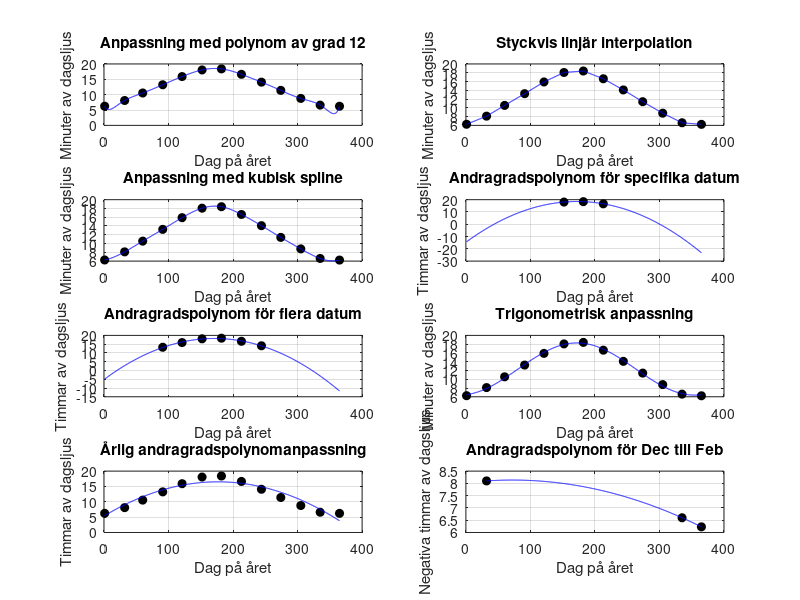

Here is the MATLAB script that generated this plot:
    clc;
    disp("Interpolation och linjära minsta kvadratmetoden");

    % Inledande Data
    datum = [1, 32, 60, 91, 121, 152, 182, 213, 244, 274, 305, 335, 365];
    tid = [6.25, 8.1, 10.55, 13.23, 15.9, 18.06, 18.4, 16.63, 14.08, 11.4, 8.78, 6.6, 6.23];
    x_plot = linspace(min(datum), max(datum), 1000);

    % Samla alla data och plotta i en enda figur
    figure;

    % 1. Polynom av grad 12
    subplot(4, 2, 1);
    warning('off', 'all'); % Stäng av varningar
    p12 = polyfit(datum, tid, 12);
    warning('on', 'all'); % Slå på varningar igen
    y12 = polyval(p12, x_plot);
    plot(datum, tid, 'ko', 'MarkerFaceColor', 'k', 'DisplayName', 'Data'); hold on;
    plot(x_plot, y12, 'b-', 'DisplayName', 'Polynom av grad 12');
    xlabel('Dag på året');
    ylabel('Minuter av dagsljus');
    title('Anpassning med polynom av grad 12');
    grid on;
    hold off;

    % 2. Styckvis linjär interpolation
    subplot(4, 2, 2);
    y_linear = interp1(datum, tid, x_plot, 'linear');
    plot(datum, tid, 'ko', 'MarkerFaceColor', 'k', 'DisplayName', 'Data'); hold on;
    plot(x_plot, y_linear, 'b-', 'DisplayName', 'Styckvis linjär interpolation');
    xlabel('Dag på året');
    ylabel('Minuter av dagsljus');
    title('Styckvis linjär interpolation');
    grid on;
    hold off;

    % 3. Kubiska splines
    subplot(4, 2, 3);
    y_spline = spline(datum, tid, x_plot);
    plot(datum, tid, 'ko', 'MarkerFaceColor', 'k', 'DisplayName', 'Data'); hold on;
    plot(x_plot, y_spline, 'b-', 'DisplayName', 'Kubisk spline');
    xlabel('Dag på året');
    ylabel('Minuter av dagsljus');
    title('Anpassning med kubisk spline');
    grid on;
    hold off;

    % 4. Andragrads polynom (specifika datum)
    subplot(4, 2, 4);
    datum_subset = [152, 182, 213];
    tid_subset = [18.06, 18.4, 16.63];
    p2_subset = polyfit(datum_subset, tid_subset, 2);
    y2_subset = polyval(p2_subset, x_plot);
    plot(datum_subset, tid_subset, 'ko', 'MarkerFaceColor', 'k', 'DisplayName', 'Observerade data'); hold on;
    plot(x_plot, y2_subset, 'b-', 'DisplayName', 'Andragradspolynom');
    xlabel('Dag på året');
    ylabel('Timmar av dagsljus');
    title('Andragradspolynom för specifika datum');
    grid on;
    hold off;

    % 5. Andragrads polynom (flera datum)
    subplot(4, 2, 5);
    datum_multiple = [91, 121, 152, 182, 213, 244];
    tid_multiple = [13.23, 15.91, 18.06, 18.4, 16.63, 14.08];
    p2_multiple = polyfit(datum_multiple, tid_multiple, 2);
    y2_multiple = polyval(p2_multiple, x_plot);
    plot(datum_multiple, tid_multiple, 'ko', 'MarkerFaceColor', 'k', 'DisplayName', 'Observerade data'); hold on;
    plot(x_plot, y2_multiple, 'b-', 'DisplayName', 'Andragradspolynom');
    xlabel('Dag på året');
    ylabel('Timmar av dagsljus');
    title('Andragradspolynom för flera datum');
    grid on;
    hold off;

    % 6. Trigonometrisk anpassning
    subplot(4, 2, 6);
    w = 2*pi / 365;
    f = @(c,x) c(1) + c(2) * cos(w*x) + c(3) * sin(w*x);
    start_values = [0, 0, 0];
    options = optimset('Display', 'off'); % Stäng av optimeringsutskrifter
    constants = lsqcurvefit(f, start_values, datum, tid, [], [], options);
    y_trig = f(constants, x_plot);
    plot(datum, tid, 'ko', 'MarkerFaceColor', 'k', 'DisplayName', 'Data'); hold on;
    plot(x_plot, y_trig, 'b-', 'DisplayName', 'Trigonometrisk anpassning');
    xlabel('Dag på året');
    ylabel('Minuter av dagsljus');
    title('Trigonometrisk anpassning');
    grid on;
    hold off;

    % 7. Andragrads polynom (årsdata)
    subplot(4, 2, 7);
    p2_year = polyfit(datum, tid, 2);
    y2_year = polyval(p2_year, x_plot);
    plot(datum, tid, 'ko', 'MarkerFaceColor', 'k', 'DisplayName', 'Observerade data'); hold on;
    plot(x_plot, y2_year, 'b-', 'DisplayName', 'Andragradspolynom');
    xlabel('Dag på året');
    ylabel('Timmar av dagsljus');
    title('Årlig andragradspolynomanpassning');
    grid on;
    hold off;

    % 8. Andragrads polynom för December till Februari
    subplot(4, 2, 8);
    modifierade_datum = [335, 365, 32];  % Dagnummer för 1 Dec, 31 Dec och 1 Feb
    modifierade_tid = [6.6, 6.23, 8.1];  % Använd negativa värden för demonstration
    p2_dec_feb = polyfit(modifierade_datum, modifierade_tid, 2);
    y2_dec_feb = polyval(p2_dec_feb, linspace(min(modifierade_datum), max(modifierade_datum), 1000));
    plot(modifierade_datum, modifierade_tid, 'ko', 'MarkerFaceColor', 'k', 'DisplayName', 'Observerade data'); hold on;
    plot(linspace(min(modifierade_datum), max(modifierade_datum), 1000), y2_dec_feb, 'b-', 'DisplayName', 'Andragradspolynom');
    xlabel('Dag på året');
    ylabel('Negativa timmar av dagsljus');
    title('Andragradspolynom för Dec till Feb');
    grid on;
    hold off;